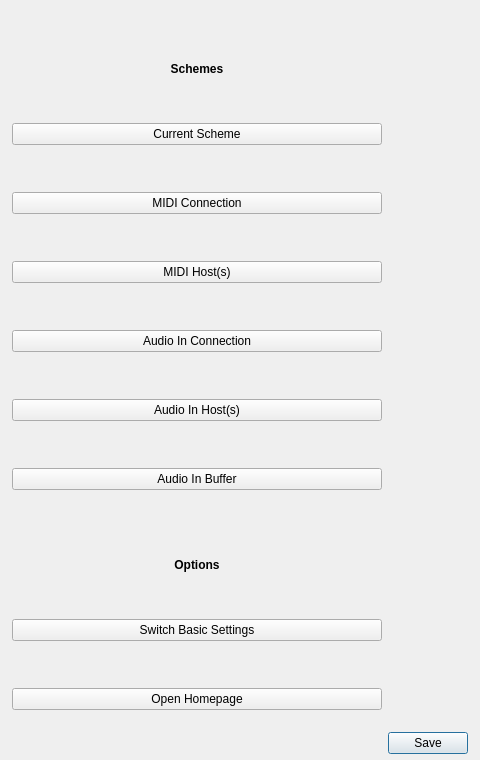
<?xml version="1.0" encoding="UTF-8"?>
<ui version="4.0">
 <class>AdvancedSettingsWndClass</class>
 <widget class="QWidget" name="AdvancedSettingsWndClass">
  <property name="geometry">
   <rect>
    <x>0</x>
    <y>0</y>
    <width>480</width>
    <height>760</height>
   </rect>
  </property>
  <property name="windowTitle">
   <string>Advanced Settings</string>
  </property>
  <layout class="QGridLayout" name="gridLayout">
   <property name="leftMargin">
    <number>12</number>
   </property>
   <property name="topMargin">
    <number>0</number>
   </property>
   <property name="rightMargin">
    <number>12</number>
   </property>
   <property name="bottomMargin">
    <number>6</number>
   </property>
   <item row="0" column="0">
    <widget class="QScrollArea" name="scrollArea">
     <property name="frameShape">
      <enum>QFrame::NoFrame</enum>
     </property>
     <property name="horizontalScrollBarPolicy">
      <enum>Qt::ScrollBarAlwaysOff</enum>
     </property>
     <property name="widgetResizable">
      <bool>true</bool>
     </property>
     <property name="alignment">
      <set>Qt::AlignHCenter|Qt::AlignTop</set>
     </property>
     <widget class="QWidget" name="scrollAreaWidgetContents">
      <property name="geometry">
       <rect>
        <x>0</x>
        <y>0</y>
        <width>373</width>
        <height>754</height>
       </rect>
      </property>
      <layout class="QVBoxLayout" name="verticalLayout">
       <property name="spacing">
        <number>6</number>
       </property>
       <property name="margin">
        <number>0</number>
       </property>
       <item>
        <widget class="QLabel" name="label">
         <property name="sizePolicy">
          <sizepolicy hsizetype="Preferred" vsizetype="Fixed">
           <horstretch>0</horstretch>
           <verstretch>0</verstretch>
          </sizepolicy>
         </property>
         <property name="minimumSize">
          <size>
           <width>0</width>
           <height>35</height>
          </size>
         </property>
         <property name="font">
          <font>
           <weight>75</weight>
           <bold>true</bold>
          </font>
         </property>
         <property name="text">
          <string>Schemes</string>
         </property>
         <property name="alignment">
          <set>Qt::AlignBottom|Qt::AlignHCenter</set>
         </property>
        </widget>
       </item>
       <item>
        <widget class="QMaemo5ValueButton" name="schemeButton">
         <property name="text">
          <string>Current Scheme</string>
         </property>
         <property name="valueLayout" stdset="0">
          <number>1</number>
         </property>
        </widget>
       </item>
       <item>
        <widget class="QMaemo5ValueButton" name="midiConnButton">
         <property name="text">
          <string>MIDI Connection</string>
         </property>
         <property name="valueText" stdset="0">
          <string/>
         </property>
         <property name="valueLayout" stdset="0">
          <number>0</number>
         </property>
        </widget>
       </item>
       <item>
        <widget class="QMaemo5ValueButton" name="midiConnIpButton">
         <property name="text">
          <string>MIDI Host(s)</string>
         </property>
         <property name="valueText" stdset="0">
          <string>Broadcast</string>
         </property>
         <property name="valueLayout" stdset="0">
          <number>0</number>
         </property>
        </widget>
       </item>
       <item>
        <widget class="QMaemo5ValueButton" name="netcastButton">
         <property name="text">
          <string>Audio In Connection</string>
         </property>
         <property name="valueText" stdset="0">
          <string/>
         </property>
         <property name="valueLayout" stdset="0">
          <number>0</number>
         </property>
        </widget>
       </item>
       <item>
        <widget class="QMaemo5ValueButton" name="netcastIpButton">
         <property name="text">
          <string>Audio In Host(s)</string>
         </property>
         <property name="valueText" stdset="0">
          <string>Use MIDI Host</string>
         </property>
         <property name="valueLayout" stdset="0">
          <number>0</number>
         </property>
        </widget>
       </item>
       <item>
        <widget class="QMaemo5ValueButton" name="netcastBufferButton">
         <property name="text">
          <string>Audio In Buffer</string>
         </property>
         <property name="valueText" stdset="0">
          <string/>
         </property>
         <property name="valueLayout" stdset="0">
          <number>0</number>
         </property>
        </widget>
       </item>
       <item>
        <widget class="QLabel" name="label_2">
         <property name="sizePolicy">
          <sizepolicy hsizetype="Preferred" vsizetype="Fixed">
           <horstretch>0</horstretch>
           <verstretch>0</verstretch>
          </sizepolicy>
         </property>
         <property name="minimumSize">
          <size>
           <width>0</width>
           <height>35</height>
          </size>
         </property>
         <property name="font">
          <font>
           <weight>75</weight>
           <bold>true</bold>
          </font>
         </property>
         <property name="text">
          <string>Options</string>
         </property>
         <property name="alignment">
          <set>Qt::AlignBottom|Qt::AlignHCenter</set>
         </property>
        </widget>
       </item>
       <item>
        <widget class="QMaemo5ValueButton" name="advSettingsButton">
         <property name="text">
          <string>Switch Basic Settings</string>
         </property>
         <property name="valueText" stdset="0">
          <string>For standard MIDI and Audio settings</string>
         </property>
         <property name="valueLayout" stdset="0">
          <number>1</number>
         </property>
        </widget>
       </item>
       <item>
        <widget class="QMaemo5ValueButton" name="homepageButton">
         <property name="text">
          <string>Open Homepage</string>
         </property>
         <property name="valueText" stdset="0">
          <string>http://midij.home.sapo.pt</string>
         </property>
         <property name="valueLayout" stdset="0">
          <number>1</number>
         </property>
        </widget>
       </item>
      </layout>
     </widget>
    </widget>
   </item>
   <item row="0" column="1">
    <layout class="QVBoxLayout" name="buttonBoxLayout">
     <item>
      <spacer name="buttonBoxSpacer">
       <property name="orientation">
        <enum>Qt::Vertical</enum>
       </property>
       <property name="sizeHint" stdset="0">
        <size>
         <width>20</width>
         <height>40</height>
        </size>
       </property>
      </spacer>
     </item>
     <item>
      <widget class="QDialogButtonBox" name="buttonBox">
       <property name="sizePolicy">
        <sizepolicy hsizetype="Fixed" vsizetype="Fixed">
         <horstretch>0</horstretch>
         <verstretch>0</verstretch>
        </sizepolicy>
       </property>
       <property name="standardButtons">
        <set>QDialogButtonBox::Save</set>
       </property>
      </widget>
     </item>
    </layout>
   </item>
  </layout>
 </widget>
 <layoutdefault spacing="6" margin="11"/>
 <customwidgets>
  <customwidget>
   <class>QMaemo5ValueButton</class>
   <extends>QPushButton</extends>
   <header>../gui/GuiUtils.h</header>
  </customwidget>
 </customwidgets>
 <tabstops>
  <tabstop>scrollArea</tabstop>
  <tabstop>schemeButton</tabstop>
  <tabstop>midiConnButton</tabstop>
  <tabstop>midiConnIpButton</tabstop>
  <tabstop>netcastButton</tabstop>
  <tabstop>netcastIpButton</tabstop>
  <tabstop>netcastBufferButton</tabstop>
  <tabstop>advSettingsButton</tabstop>
  <tabstop>homepageButton</tabstop>
  <tabstop>buttonBox</tabstop>
 </tabstops>
 <resources/>
 <connections>
  <connection>
   <sender>homepageButton</sender>
   <signal>clicked()</signal>
   <receiver>AdvancedSettingsWndClass</receiver>
   <slot>launchHomepage()</slot>
   <hints>
    <hint type="sourcelabel">
     <x>201</x>
     <y>695</y>
    </hint>
    <hint type="destinationlabel">
     <x>4</x>
     <y>705</y>
    </hint>
   </hints>
  </connection>
  <connection>
   <sender>advSettingsButton</sender>
   <signal>clicked()</signal>
   <receiver>AdvancedSettingsWndClass</receiver>
   <slot>settingsSwap()</slot>
   <hints>
    <hint type="sourcelabel">
     <x>238</x>
     <y>613</y>
    </hint>
    <hint type="destinationlabel">
     <x>6</x>
     <y>574</y>
    </hint>
   </hints>
  </connection>
  <connection>
   <sender>buttonBox</sender>
   <signal>accepted()</signal>
   <receiver>AdvancedSettingsWndClass</receiver>
   <slot>accept()</slot>
   <hints>
    <hint type="sourcelabel">
     <x>429</x>
     <y>741</y>
    </hint>
    <hint type="destinationlabel">
     <x>239</x>
     <y>379</y>
    </hint>
   </hints>
  </connection>
 </connections>
 <slots>
  <slot>launchHomepage()</slot>
  <slot>settingsSwap()</slot>
  <slot>accept()</slot>
 </slots>
</ui>
